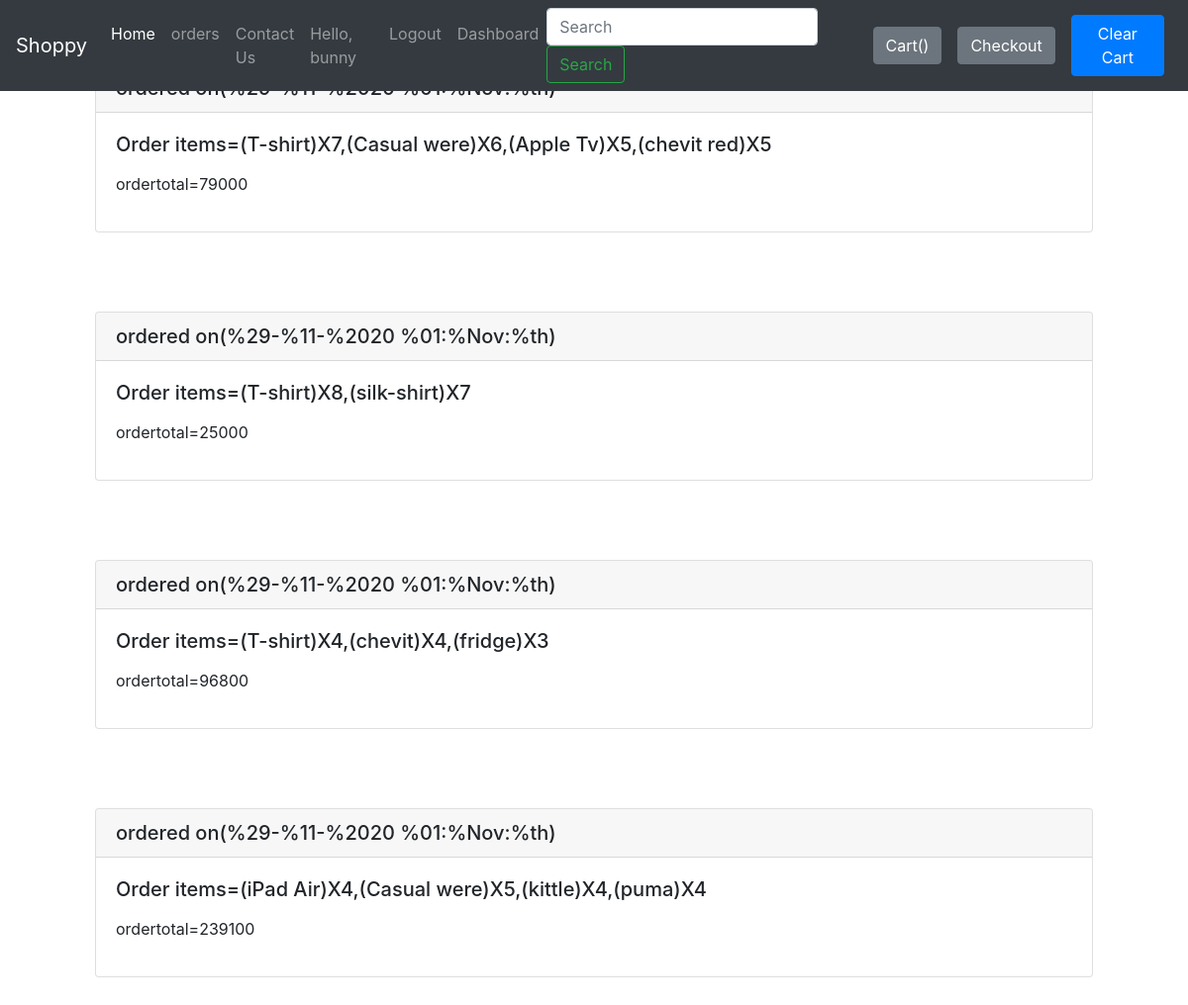
The page /orders/ (signed in) on the database as committed earlier.
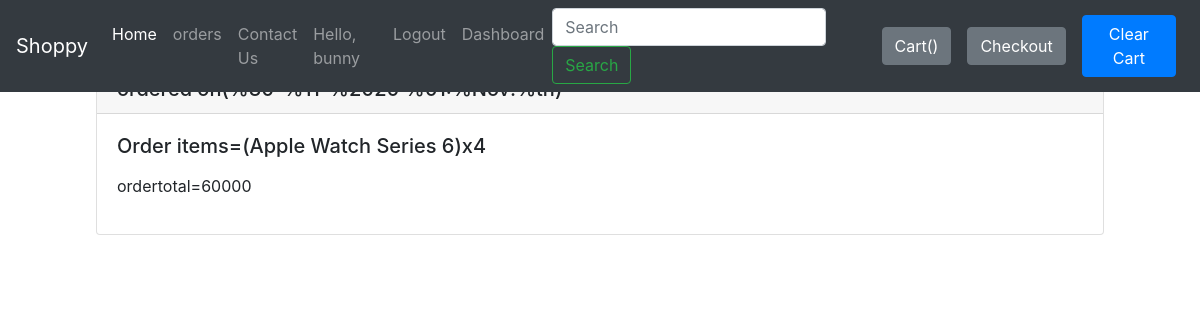
The same page on the database as committed later.
### shop/models.py (models this page shows, shortened)
class Ordercheckout(models.Model):
    order_id = models.AutoField(primary_key=True)
    user = models.OneToOneField(
        User, null=True, blank=True, on_delete=models.CASCADE)
    username = models.CharField(max_length=50, default="")
    items_json = models.CharField(max_length=50000)
    amount = models.IntegerField(default=0)
    name = models.CharField(max_length=90)
    email = models.CharField(max_length=111, default="")
    phone = models.CharField(max_length=111, default="")
    address = models.CharField(max_length=111)
    city = models.CharField(max_length=111)
    state = models.CharField(max_length=111)
    zip_code = models.CharField(max_length=20)
    date_created = models.DateTimeField(auto_now_add=True, null=True)

### shop/views.py (the view)
# urls.py: path("orders/", views.orders, name="Orders"),
def orders(request):
    username1 = request.user.username
    catProds = Ordercheckout.objects.filter(username=username1)
    x = catProds.values('items_json', 'amount', 'date_created')
    import datetime
    orders = []
    for orderitem in x:
        orders.append(orderitem)
    orders.reverse()
    context = {'orders': orders}
    return render(request, 'shop/orders.html', context)

### shop/templates/shop/orders.html (shortened to what this page needs)
{% extends 'shop/basic.html' %}
{% block body %}
{% for order in orders%}
<div class="containter my-5 py-3 mx-5 px-5">
<div class="card ">
    <h5 class="card-header">ordered on({{order.date_created}})</h5>
    <div class="card-body">
      <h5 class="card-title">Order items={{order.items_json}}</h5>
      <p>ordertotal={{order.amount}}</p>
    </div>
  </div>
</div>
{% endfor %}
{% endblock %}

### shop/templates/shop/basic.html (shortened to what this page needs)
<!doctype html>
<html lang="en">
  <head>
    <link rel="stylesheet" href="https://cdn.jsdelivr.net/npm/bootstrap@4.5.3/dist/css/bootstrap.min.css">
  </head>
  <body>
    <nav class="navbar fixed-top navbar-expand-lg navbar-dark bg-dark">
        <a class="navbar-brand" href="/">Shoppy</a>
        <div class="collapse navbar-collapse" id="navbarSupportedContent">
          <ul class="navbar-nav mr-auto">
            <li class="nav-item active">
              <a class="nav-link" href="/">Home <span class="sr-only">(current)</span></a>
            </li>
            <li class="nav-item">
              <a class="nav-link" href="/orders">orders</a>
            </li>
            <li class="nav-item">
                <a class="nav-link" href="/contact">Contact Us</a>
            </li>
            {% if request.user.is_active%}
            <li class="nav-item">
                <a class="nav-link" href="">Hello, {{request.user}}</a>
            </li>
            <li class="nav-item">
              <a class="nav-link" href="{% url 'Logout'%}">Logout</a>
            </li>
            {% else %}
            <li class="nav-item">
              <a class="nav-link" href="/login">login</a>
            </li>
            {% endif %}
            <li class="nav-item">
              <a class="nav-link" href="{% url 'dashboard'%}">Dashboard</a>
            </li>
          </ul>
          <form method='get' action='/search/' class="form-inline my-2 my-lg-0">
            <input class="form-control mr-sm-2" type="search" placeholder="Search" aria-label="Search" name="search" id="search">
            <button class="btn btn-outline-success my-2 my-sm-0" type="submit">Search</button>
          </form>
          <button type="button" class="btn btn-secondary mx-2" id="popcart" data-html="true" data-container="body" data-toggle="popover" data-placement="bottom" data-content="Vivamus
            sagittis lacus vel augue laoreet rutrum faucibus.">
            Cart()
        </button>
        {% if request.user.is_active%}
        <a href='/checkout'><button class='btn btn-secondary mx-2' id ='checkout'>Checkout</button></a>
        {% else %}
        <a href='/login'><button class='btn btn-secondary mx-2' id ='checkout'>Checkout</button></a>
        {% endif %}
        <button class='btn btn-primary mx-2' onclick='clearCart()' id ='clearCart'>Clear Cart</button>
        </div>
      </nav>
      {% block body %}{% endblock %}
  </body>
</html>

Rows that differ between the two databases and show on the page:
removed Ordercheckout: items_json "(T-shirt)X7,(Casual were)X6,(Apple Tv)X5,(chevit red)X5", amount "79000"
removed Ordercheckout: date_created "%29-%11-%2020 %01:%Nov:%th", items_json "(T-shirt)X8,(silk-shirt)X7", amount "25000"
removed Ordercheckout: date_created "%29-%11-%2020 %01:%Nov:%th", items_json "(T-shirt)X4,(chevit)X4,(fridge)X3", amount "96800"
removed Ordercheckout: date_created "%29-%11-%2020 %01:%Nov:%th", items_json "(iPad Air)X4,(Casual were)X5,(kittle)X4,(puma)X4", amount "239100"
added Ordercheckout: items_json "(Apple Watch Series 6)x4", amount "60000"
